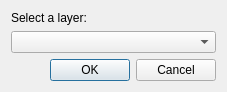
<?xml version="1.0" encoding="UTF-8"?>
<ui version="4.0">
 <class>SelectLayer_dialog_base</class>
 <widget class="QDialog" name="SelectLayer_dialog_base">
  <property name="geometry">
   <rect>
    <x>0</x>
    <y>0</y>
    <width>227</width>
    <height>86</height>
   </rect>
  </property>
  <property name="windowTitle">
   <string>Layer extent</string>
  </property>
  <property name="windowIcon">
   <iconset>
    <normaloff>:/plugins/DEMto3D/icons/demto3d.png</normaloff>:/plugins/DEMto3D/icons/demto3d.png</iconset>
  </property>
  <layout class="QVBoxLayout" name="verticalLayout">
   <item>
    <widget class="QLabel" name="label">
     <property name="focusPolicy">
      <enum>Qt::StrongFocus</enum>
     </property>
     <property name="text">
      <string>Select a layer:</string>
     </property>
    </widget>
   </item>
   <item>
    <widget class="QgsMapLayerComboBox" name="mMapLayerComboBox"/>
   </item>
   <item>
    <widget class="QDialogButtonBox" name="buttonBox">
     <property name="focusPolicy">
      <enum>Qt::StrongFocus</enum>
     </property>
     <property name="locale">
      <locale language="English" country="UnitedStates"/>
     </property>
     <property name="orientation">
      <enum>Qt::Horizontal</enum>
     </property>
     <property name="standardButtons">
      <set>QDialogButtonBox::Cancel|QDialogButtonBox::Ok</set>
     </property>
    </widget>
   </item>
  </layout>
 </widget>
 <customwidgets>
  <customwidget>
   <class>QgsMapLayerComboBox</class>
   <extends>QComboBox</extends>
   <header>qgsmaplayercombobox.h</header>
  </customwidget>
 </customwidgets>
 <tabstops>
  <tabstop>label</tabstop>
  <tabstop>mMapLayerComboBox</tabstop>
  <tabstop>buttonBox</tabstop>
 </tabstops>
 <resources/>
 <connections>
  <connection>
   <sender>buttonBox</sender>
   <signal>accepted()</signal>
   <receiver>SelectLayer_dialog_base</receiver>
   <slot>accept()</slot>
   <hints>
    <hint type="sourcelabel">
     <x>248</x>
     <y>254</y>
    </hint>
    <hint type="destinationlabel">
     <x>157</x>
     <y>274</y>
    </hint>
   </hints>
  </connection>
  <connection>
   <sender>buttonBox</sender>
   <signal>rejected()</signal>
   <receiver>SelectLayer_dialog_base</receiver>
   <slot>reject()</slot>
   <hints>
    <hint type="sourcelabel">
     <x>316</x>
     <y>260</y>
    </hint>
    <hint type="destinationlabel">
     <x>286</x>
     <y>274</y>
    </hint>
   </hints>
  </connection>
 </connections>
</ui>
